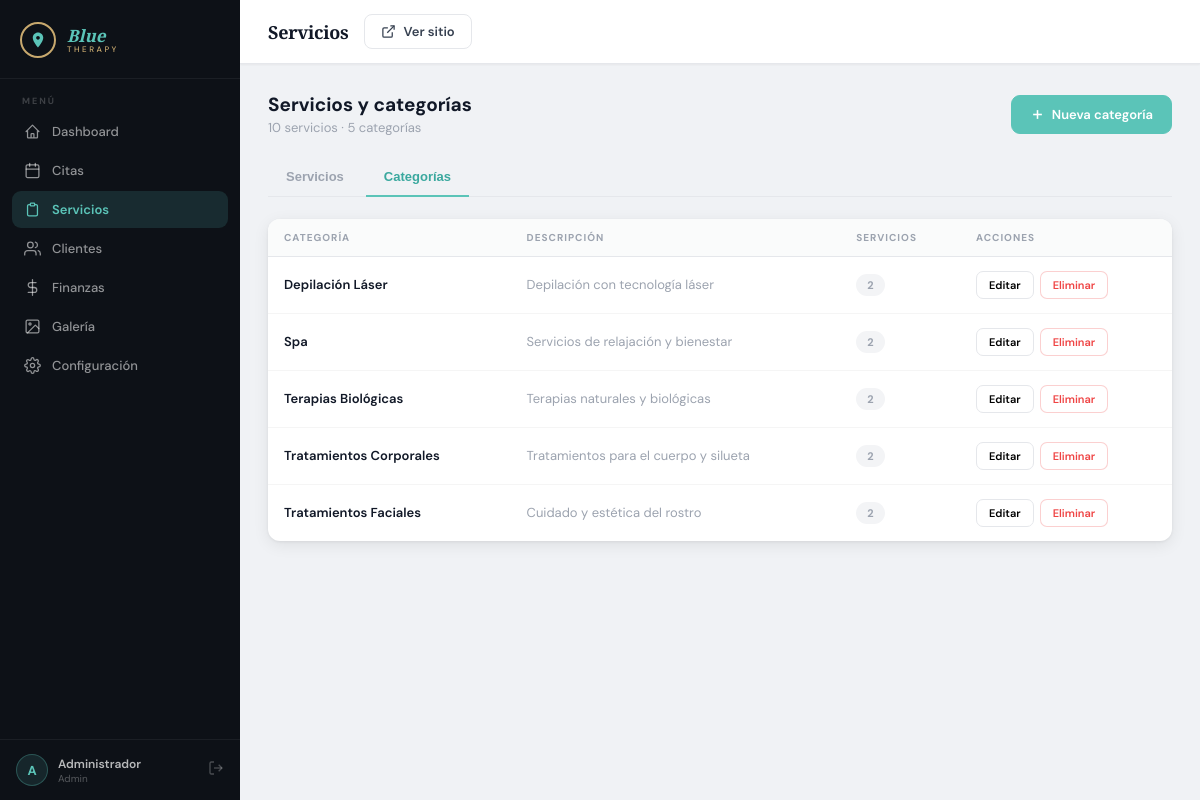
Page /admin/services.php?tab=categories (signed in) on the committed database.
### tables this page shows
CREATE TABLE categories (
    id          INT UNSIGNED AUTO_INCREMENT PRIMARY KEY,
    name        VARCHAR(100) NOT NULL,
    description TEXT,
    icon        VARCHAR(100),
    active      TINYINT(1)   NOT NULL DEFAULT 1
);

### includes/functions.php (called while the page is built, shortened)
<?php
function e(mixed $value): string {
    return htmlspecialchars((string)$value, ENT_QUOTES | ENT_HTML5, 'UTF-8');
}

### admin/services.php (the view, shortened to what this page needs)
<?php
require_once __DIR__ . '/../includes/functions.php';
$db = getDB();
$tab        = $_GET['tab'] ?? 'services';
$categories = $db->query("SELECT * FROM categories ORDER BY name")->fetchAll();
$services   = $db->query("
    SELECT s.*, c.name AS category_name
    FROM services s JOIN categories c ON s.category_id = c.id
    ORDER BY c.name, s.name")->fetchAll();
require_once __DIR__ . '/../includes/admin_layout.php';
?>
<div class="page-head">
  <div>
    <h2>Servicios y categorías</h2>
    <p><?= count($services) ?> servicios · <?= count($categories) ?> categorías</p>
  </div>
  <button class="btn btn-primary" id="addBtn">
    <svg viewBox="0 0 24 24" fill="none" stroke="currentColor" stroke-width="2.5"><line x1="12" y1="5" x2="12" y2="19"/><line x1="5" y1="12" x2="19" y2="12"/></svg>
    <span id="addBtnLabel">Nuevo servicio</span>
  </button>
</div>
<div class="tabs">
  <button class="tab <?= $tab==='services'?'active':'' ?>"   onclick="location='?tab=services'">Servicios</button>
  <button class="tab <?= $tab==='categories'?'active':'' ?>" onclick="location='?tab=categories'">Categorías</button>
</div>
<div class="card" id="panel-categories" style="<?= $tab==='categories'?'':'display:none' ?>">
  <div class="card-body--flush">
    <div class="table-wrap">
      <table class="data-table">
        <thead><tr><th>Categoría</th><th>Descripción</th><th>Servicios</th><th>Acciones</th></tr></thead>
        <tbody>
        <?php foreach ($categories as $c):
          $count = 0; foreach ($services as $s) if ($s['category_id'] == $c['id']) $count++; ?>
          <tr>
            <td><div class="client-name"><?= e($c['name']) ?></div></td>
            <td style="color:var(--muted)"><?= e($c['description'] ?? '—') ?></td>
            <td><span class="pill pill-muted"><?= $count ?></span></td>
            <td>
              <div class="action-btns">
                <button class="btn-action" onclick='editCategory(<?= json_encode($c, JSON_HEX_APOS|JSON_HEX_QUOT) ?>)'>Editar</button>
                <form method="POST" style="display:inline">
                  <button class="btn-action btn-action-cancel" onclick="return confirm('¿Eliminar categoría?')">Eliminar</button>
                </form>
              </div>
            </td>
          </tr>
        <?php endforeach; ?>
        </tbody>
      </table>
    </div>
  </div>
</div>
<?php require_once __DIR__ . '/../includes/admin_footer.php'; ?>

### assets/css/admin.css (style rules this page uses)
:root { --teal: #5bc4b8; --teal-dark: #3aa89e; --teal-light: rgba(91,196,184,.12); --gold: #c8a96e; --sb-bg: #0d1117; --sb-border: rgba(255,255,255,.06); --sb-text: rgba(255,255,255,.55); --sb-hover: rgba(255,255,255,.06); --sb-active: rgba(91,196,184,.15); --sb-width: 240px; --topbar-h: 64px; --bg-page: #f0f2f5; --white: #fff; --border: #e5e7eb; --dark: #111827; --text: #374151; --muted: #9ca3af; --pending: #f59e0b; --confirmed: #10b981; --completed: #6366f1; --cancelled: #ef4444; --font: 'DM Sans', system-ui, sans-serif; --radius: 12px; --shadow: 0 1px 3px rgba(0,0,0,.06), 0 4px 16px rgba(0,0,0,.08); --shadow-sm: 0 1px 2px rgba(0,0,0,.05); --t: .22s ease; }
*, *::before, *::after { box-sizing: border-box; margin: 0; padding: 0; }
body { font-family: var(--font); color: var(--text); background: var(--bg-page); }
.card { background: var(--white); border-radius: var(--radius); box-shadow: var(--shadow); overflow: hidden; }
.card-body--flush { padding: 0; }
.table-wrap { overflow-x: auto; -webkit-overflow-scrolling: touch; }
table.data-table { width: 100%; border-collapse: collapse; font-size: 13px; }
.data-table th { text-align: left; padding: 12px 16px; font-size: 10px; font-weight: 700; letter-spacing: 1px; text-transform: uppercase; color: var(--muted); border-bottom: 1px solid var(--border); white-space: nowrap; background: #fafbfb; }
.data-table tbody tr:last-child td { border-bottom: none; }
.data-table tbody tr { transition: background var(--t); }
.client-name { font-weight: 600; color: var(--dark); font-size: 13px; }
.action-btns { display: flex; gap: 6px; align-items: center; }
.btn-action { display: inline-flex; align-items: center; gap: 5px; padding: 6px 12px; border-radius: 7px; border: 1.5px solid var(--border); background: var(--white); font-family: var(--font); font-size: 11px; font-weight: 600; cursor: pointer; transition: all var(--t); white-space: nowrap; }
.btn-action-cancel { color: var(--cancelled); border-color: rgba(239,68,68,.25); }
.btn { display: inline-flex; align-items: center; justify-content: center; gap: 7px; padding: 10px 18px; border-radius: 9px; border: 1.5px solid var(--border); background: var(--white); font-family: var(--font); font-size: 13px; font-weight: 600; color: var(--text); cursor: pointer; transition: all var(--t); white-space: nowrap; }
.btn svg { width: 15px; height: 15px; }
.btn-primary { background: var(--teal); border-color: var(--teal); color: var(--white); }
.page-head { display: flex; align-items: center; justify-content: space-between; gap: 16px; margin-bottom: 22px; flex-wrap: wrap; }
.page-head h2 { font-size: 19px; font-weight: 700; color: var(--dark); }
.page-head p { font-size: 13px; color: var(--muted); margin-top: 2px; }
.tabs { display: flex; gap: 4px; border-bottom: 1.5px solid var(--border); margin-bottom: 22px; }
.tab { padding: 11px 18px; font-size: 13px; font-weight: 600; color: var(--muted); cursor: pointer; border-bottom: 2.5px solid transparent; margin-bottom: -1.5px; transition: all var(--t); background: none; border-top: none; border-left: none; border-right: none; }
.tab.active { color: var(--teal-dark); border-bottom-color: var(--teal); }
.pill { display: inline-flex; align-items: center; padding: 4px 11px; border-radius: 999px; font-size: 11px; font-weight: 700; background: var(--teal-light); color: var(--teal-dark); }
.pill-muted { background: #f3f4f6; color: var(--muted); }

### rows in the picture
categories: name "Depilación Láser", description "Depilación con tecnología láser", count "2"
categories: name "Spa", description "Servicios de relajación y bienestar", count "2"
categories: name "Terapias Biológicas", description "Terapias naturales y biológicas", count "2"
categories: name "Tratamientos Corporales", description "Tratamientos para el cuerpo y silueta", count "2"
categories: name "Tratamientos Faciales", description "Cuidado y estética del rostro", count "2"

### other values in the picture
$item['label'] "Dashboard"
$item['label'] "Citas"
$item['label'] "Servicios"
$item['label'] "Clientes"
$item['label'] "Finanzas"
$item['label'] "Galería"
$item['label'] "Configuración"
mb_substr($currentUser['name'] ?? 'A', 0, 1) "A"
$currentUser['name'] "Administrador"
$currentUser['role'] "Admin"
$pageTitle "Servicios"
count($services) "10"
count($categories) "5"
